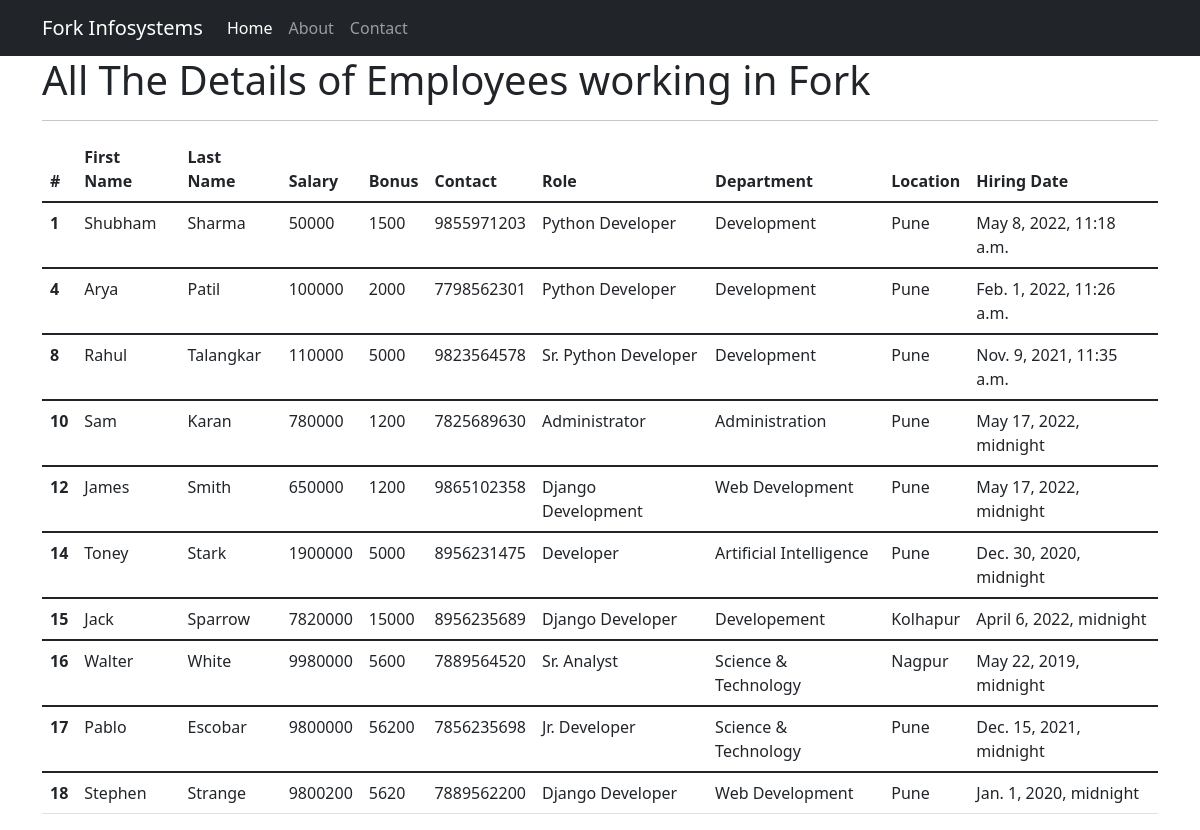
Page /employeeInfo_Table/ on the committed database.
### Emp_Operations/models.py (models this page shows)
class Employee(models.Model):
	f_name = models.CharField(max_length=255)
	l_name = models.CharField(max_length=255)
	salary = models.IntegerField(default=0)
	bonus = models.IntegerField(default=0)
	img_url = models.CharField(max_length=2083)
	phone_no = models.IntegerField()
	role = models.CharField(max_length=100)
	department = models.CharField(max_length=100)
	location = models.CharField(max_length=255)
	hr_date = models.DateTimeField(default=timezone.now)
	r = models.IntegerField(default=0)

### Emp_Operations/views.py (the view)
# urls.py: path('employeeInfo_Table/', views.emp_table, name='emp-table'),
def emp_table(request):
	emps = Employee.objects.all()
	context = {
		'title' : 'Employee | Table',
		'emps' : emps
	}
	return render(request, 'Emp_Operations/table_listed.html', context)

### Emp_Operations/templates/Emp_Operations/table_listed.html
{% extends 'Emp_Operations/base.html' %}
{% block content %}
	<div class="container">
		<h1>All The Details of Employees working in Fork</h1>
		<hr>
		<table class="table table-hover">
			<thead>
			    <tr>
			      <th scope="col">#</th>
			      <th scope="col">First Name</th>
			      <th scope="col">Last Name</th>
			      <th scope="col">Salary</th>
			      <th scope="col">Bonus</th>
			      <th scope="col">Contact</th>
			      <th scope="col">Role</th>
			      <th scope="col">Department</th>
			      <th scope="col">Location</th>
			      <th scope="col">Hiring Date</th>
			    </tr>
		  	</thead>
  			{% for i in emps %}
  				<tbody>
				    <tr>
				      <th scope="row">{{ i.id }}</th>
				      <td>{{ i.f_name }}</td>
				      <td>{{ i.l_name }}</td>
				      <td>{{ i.salary }}</td>
				      <td>{{ i.bonus }}</td>
				      <td>{{ i.phone_no }}</td>
				      <td>{{ i.role }}</td>
				      <td>{{ i.department }}</td>
				      <td>{{ i.location }}</td>
				      <td>{{ i.hr_date }}</td>
				    </tr>
				</tbody>
  			{% endfor %}
		</table>
	</div>
{% endblock content %}

### Emp_Operations/templates/Emp_Operations/base.html (shortened to what this page needs)
<!DOCTYPE html>
<html>
	<head>
		<link href="https://cdn.jsdelivr.net/npm/bootstrap@5.1.3/dist/css/bootstrap.min.css" rel="stylesheet">
	</head>
	<body>
		<nav class="navbar navbar-expand-lg navbar-dark bg-dark">
			<div class="container">
			    <a class="navbar-brand" href="{% url 'emp-home' %}">Fork Infosystems</a>
			    <div class="collapse navbar-collapse" id="navbarSupportedContent">
			        <ul class="navbar-nav me-auto mb-2 mb-lg-0">
				        <li class="nav-item">
				          <a class="nav-link active" aria-current="page" href="{% url 'emp-home' %}">Home</a>
				        </li>
				        <li class="nav-item">
				          <a class="nav-link" href="{% url 'emp-about'%}">About</a>
				        </li>
				        <li class="nav-item">
				          <a class="nav-link" href="{% url 'emp-contact' %}">Contact</a>
				        </li>
			        </ul>
			    </div>
			</div>
		</nav>
		{% block content %}
		{% endblock content %}
	</body>
</html>

### rows in the picture
Employee: id "1", f_name "Shubham", l_name "Sharma", salary "50000", bonus "1500", phone_no "9855971203", role "Python Developer", department "Development", location "Pune", hr_date "May 8, 2022, 11:18 a.m."
Employee: id "4", f_name "Arya", l_name "Patil", salary "100000", bonus "2000", phone_no "7798562301", role "Python Developer", department "Development", location "Pune", hr_date "Feb. 1, 2022, 11:26 a.m."
Employee: id "8", f_name "Rahul", l_name "Talangkar", salary "110000", bonus "5000", phone_no "9823564578", role "Sr. Python Developer", department "Development", location "Pune", hr_date "Nov. 9, 2021, 11:35 a.m."
Employee: id "10", f_name "Sam", l_name "Karan", salary "780000", bonus "1200", phone_no "7825689630", role "Administrator", department "Administration", location "Pune", hr_date "May 17, 2022, midnight"
Employee: id "12", f_name "James", l_name "Smith", salary "650000", bonus "1200", phone_no "9865102358", role "Django Development", department "Web Development", location "Pune", hr_date "May 17, 2022, midnight"
Employee: id "14", f_name "Toney", l_name "Stark", salary "1900000", bonus "5000", phone_no "8956231475", role "Developer", department "Artificial Intelligence", location "Pune", hr_date "Dec. 30, 2020, midnight"
Employee: id "15", f_name "Jack", l_name "Sparrow", salary "7820000", bonus "15000", phone_no "8956235689", role "Django Developer", department "Developement", location "Kolhapur", hr_date "April 6, 2022, midnight"
Employee: id "16", f_name "Walter", l_name "White", salary "9980000", bonus "5600", phone_no "7889564520", role "Sr. Analyst", department "Science & Technology", location "Nagpur", hr_date "May 22, 2019, midnight"
Employee: id "17", f_name "Pablo", l_name "Escobar", salary "9800000", bonus "56200", phone_no "7856235698", role "Jr. Developer", department "Science & Technology", location "Pune", hr_date "Dec. 15, 2021, midnight"
Employee: id "18", f_name "Stephen", l_name "Strange", salary "9800200", bonus "5620", phone_no "7889562200", role "Django Developer", department "Web Development", location "Pune", hr_date "Jan. 1, 2020, midnight"
